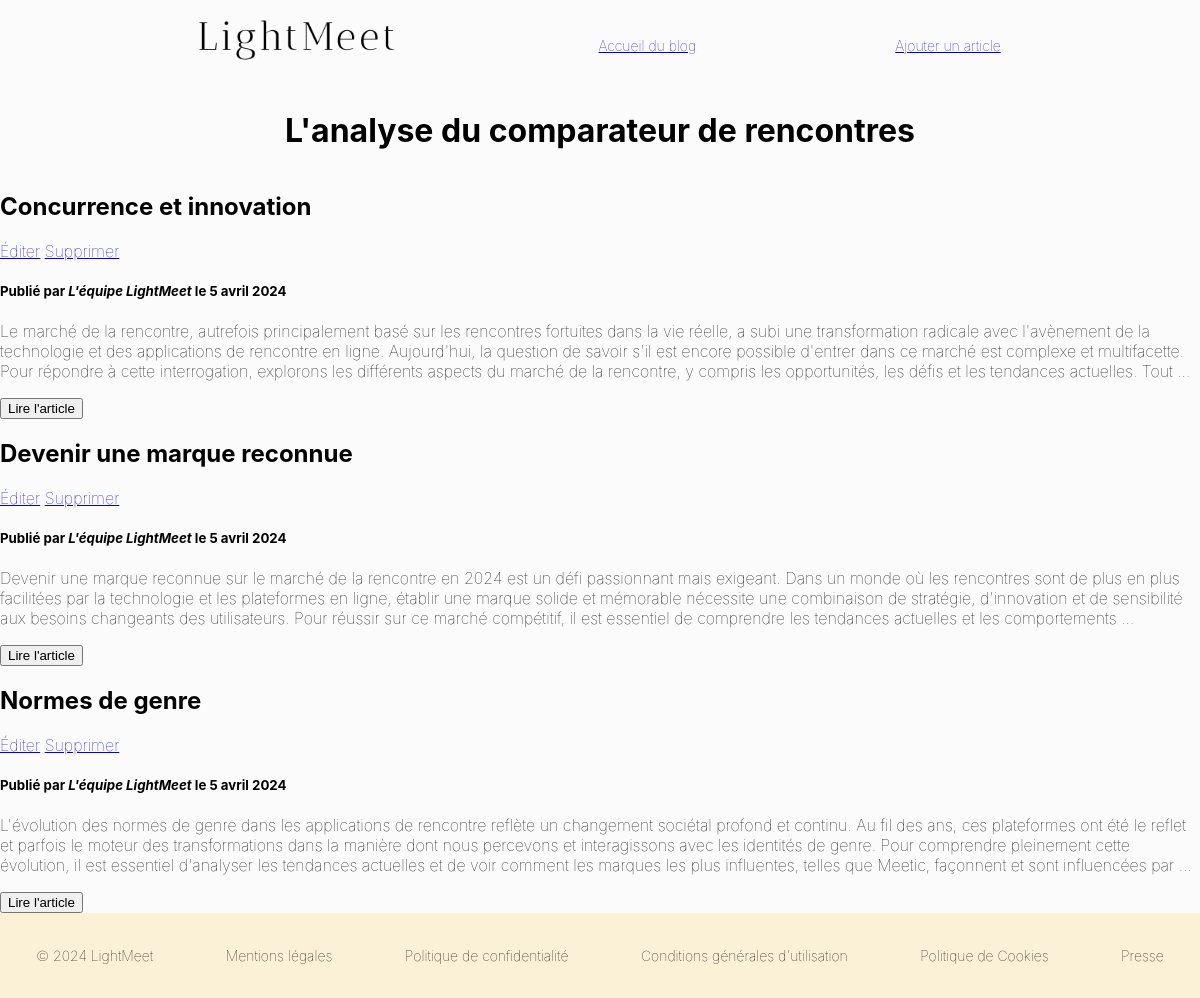
Before: /blog/ (signed in) with the older database file.
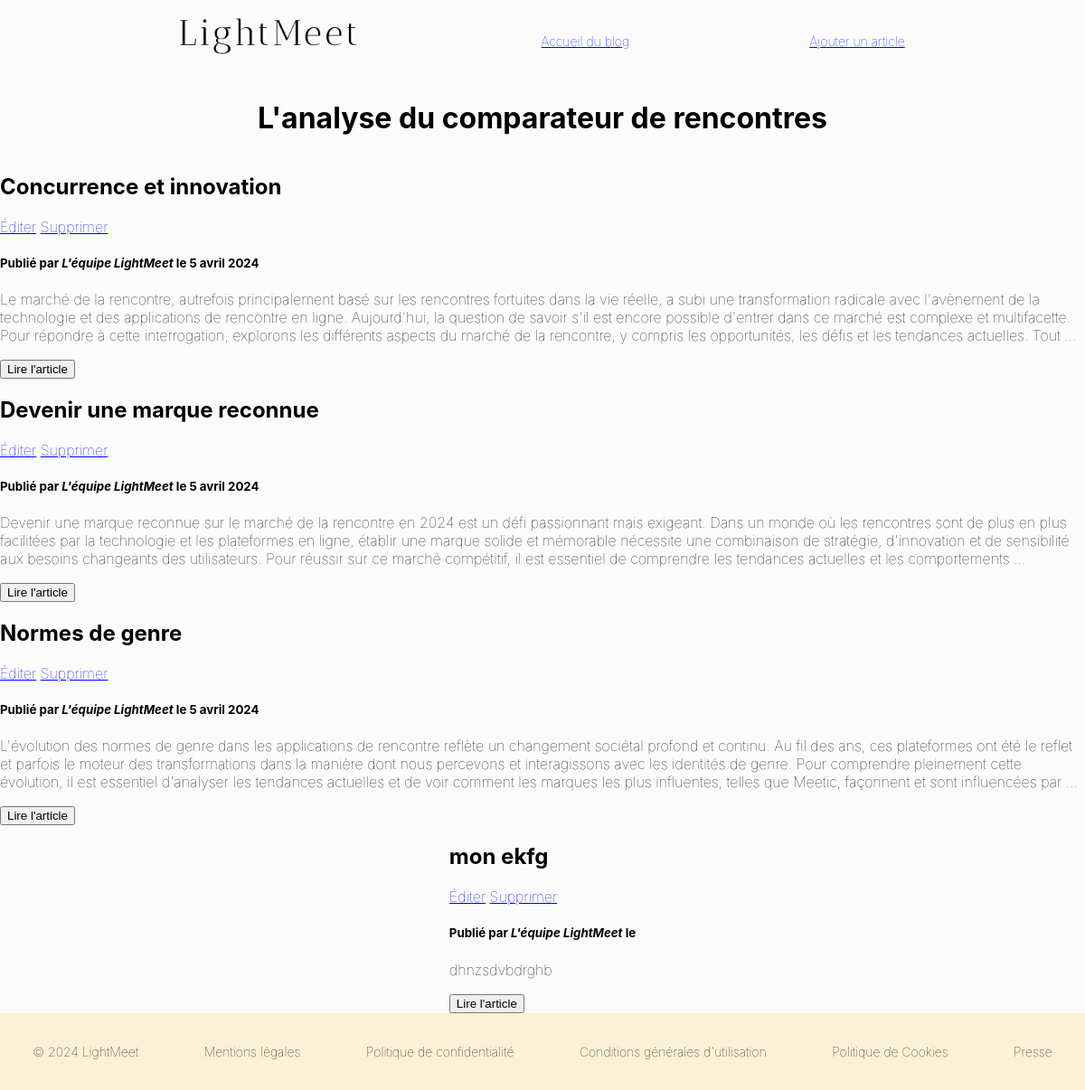
After: the same page with the newer database file.
### posts/models.py (models this page shows, shortened)
class BlogPost(models.Model):
    image = models.FileField(upload_to='images_blog/',default='')
    title = models.CharField(max_length=255,unique=True,verbose_name="Titre")
    slug = models.SlugField(max_length=255,unique=True,blank=True)
    author = models.ForeignKey(User,on_delete=models.SET_NULL,null=True,blank=True)
    last_updated = models.DateTimeField(auto_now=True)
    created_on = models.DateField(blank=True,null=True)
    published = models.BooleanField(default=False,verbose_name="Publié")
    content = models.TextField(blank=True,verbose_name="Contenu")
    description = models.TextField(verbose_name="Description")
    class Meta:
        verbose_name = "Notre Article"
        verbose_name_plural = "Nos Articles"
        ordering=["-created_on"]

### posts/views.py (the view)
# urls.py: path('blog/', BlogHome.as_view(), name="blog_home"),
class BlogHome(ListView):
    model = BlogPost
    context_object_name = "posts"
    def get_queryset(self):
        queryset = super().get_queryset()
        if self.request.user.is_authenticated:
            return queryset
        return queryset.filter(published=True)

### posts/templates/posts/blogpost_list.html (shortened to what this page needs)
{% extends 'posts/base_Posts.html' %}
{% load static %}
{% block css %}
<link rel="stylesheet" href="{% static 'partner_meet/css/style_2.css' %}">
{{ block.super }}
<link rel="stylesheet" href="{% static 'partner_meet/css/style_base.css' %}">
{% endblock %}
    {% block section %}
    <div class="container">
        <h1>L'analyse du comparateur de rencontres</h1>
        {% for post in posts %}
            <article>
                <h2>{{ post.title }}</h2>
                {% if request.user.is_authenticated %}
                <div>
                    <a href="{% url 'blog_edit' slug=post.slug %}">Éditer</a>
                    <a href="{% url 'blog_delete' slug=post.slug %}">Supprimer</a>
                </div>
                {% endif %}
                <h5>Publié par <i>L'équipe LightMeet</i> le {{ post.created_on|date:'j F Y' }}</h5>
                <p>{{ post.content|safe|truncatewords:75 }}</p>
                <form action="{% url  'blog_detail' slug=post.slug %}">
                    <button> Lire l'article</button>
                </form>
            </article>
        {% endfor %}
    </div>
    {% endblock %}

Changed rows visible on the page:
added BlogPost: title "mon ekfg", content "dhnzsdvbdrghb"
